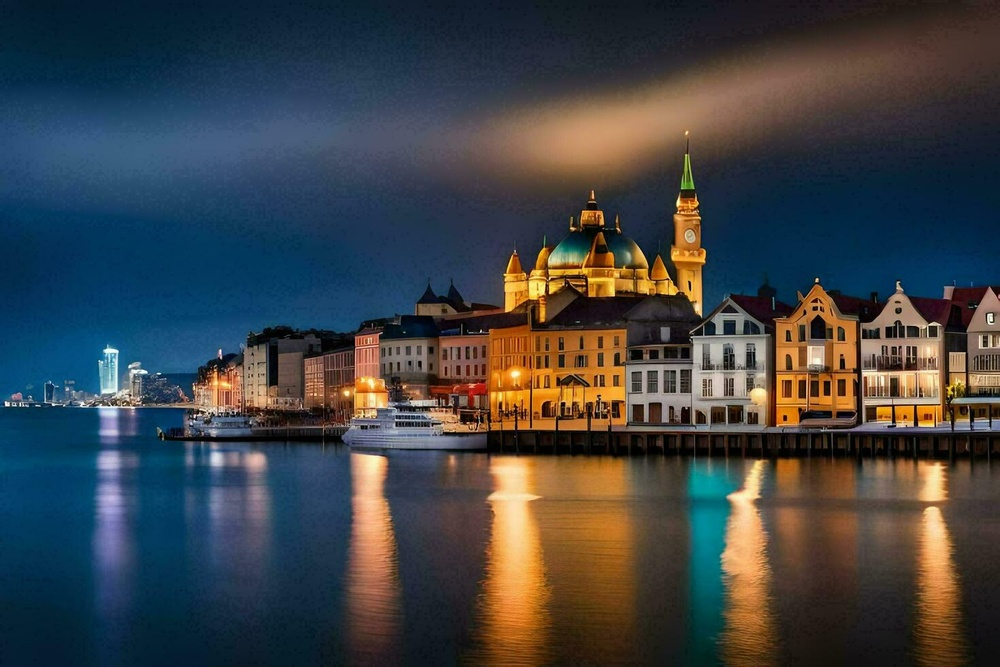
%> input picture primerParcial/practicas/Examen/dinamarca.jpg, 1000 x 667 px, shrunk from 1470 x 980 before the run
$ octave parte2.m   (GNU Octave 9; MATLAB toolbox functions it lacks are replaced by stand-ins)
%> lines starting %> are read from the running program, lines starting %| are printed output that depends on the picture; in (x1, y1, x2, y2) boxes, pixels count from 0 and x2, y2 are one past the last pixel; in counts of white or black regions, pixels touching at a corner belong together; the program's own positions count from 1
% Leer la imagen
img = imread('dinamarca.jpg');
%> img is the input picture: size 667x1000x3 uint8; mean R, G, B 62.6, 66.3, 69.2

% Obtener las dimensiones de la imagen
[rows, cols, ~] = size(img);
%> rows = 667; cols = 1000

% Crear una nueva imagen con el doble de tamaño
new_img = zeros(rows*2, cols*2, 3, 'uint8');

% Convertir la imagen a escala de grises y colocarla en el cuadrante superior izquierdo
new_img(1:rows, 1:cols, :) = repmat(rgb2gray(img), [1, 1, 3]);
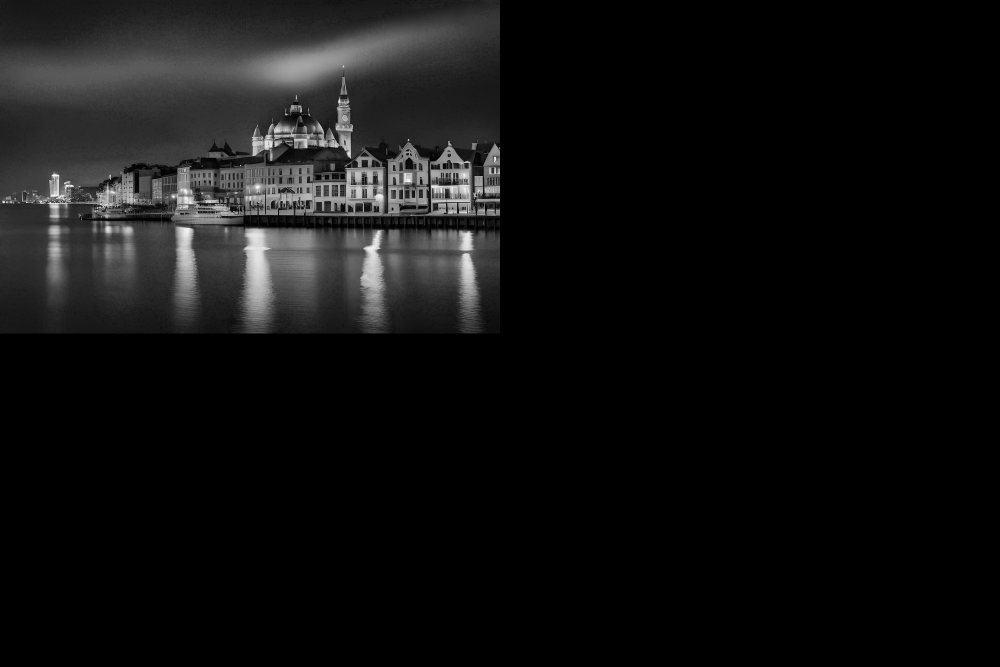
%> new_img: size 1334x2000x3 uint8 (shown at 1/2 size); min 0, max 255, mean 16.4

% Extraer el canal verde y colocarlo en el cuadrante superior derecho
new_img(1:rows, cols+1:end, 2) = img(:,:,2);
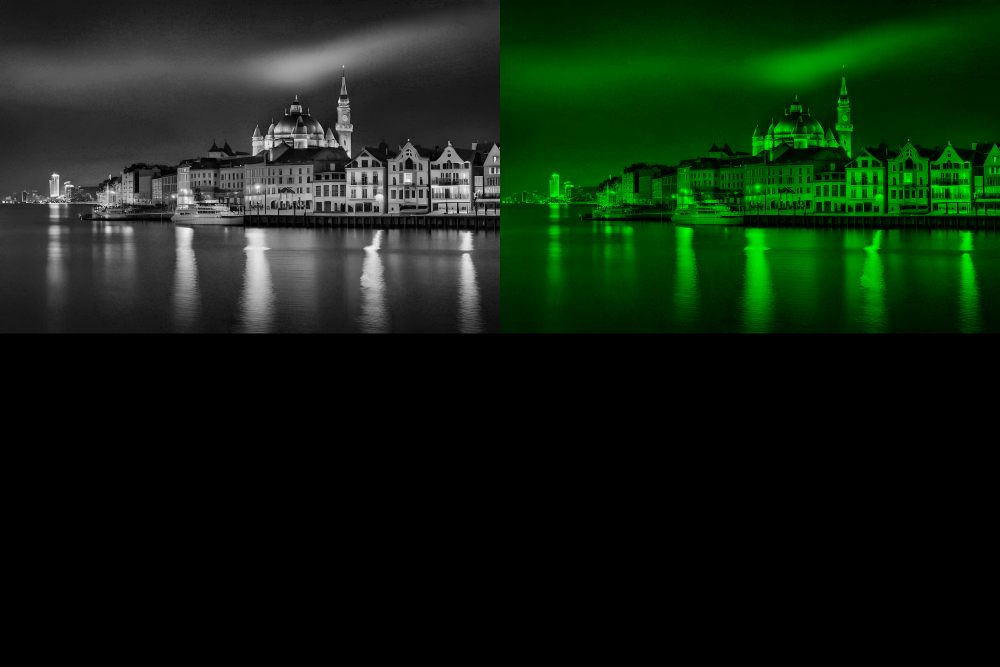
%> new_img: size 1334x2000x3 uint8 (shown at 1/2 size); mean R, G, B 16.4, 33, 16.4

% Extraer el canal rojo y colocarlo en el cuadrante inferior izquierdo
new_img(rows+1:end, 1:cols, 1) = img(:,:,1);
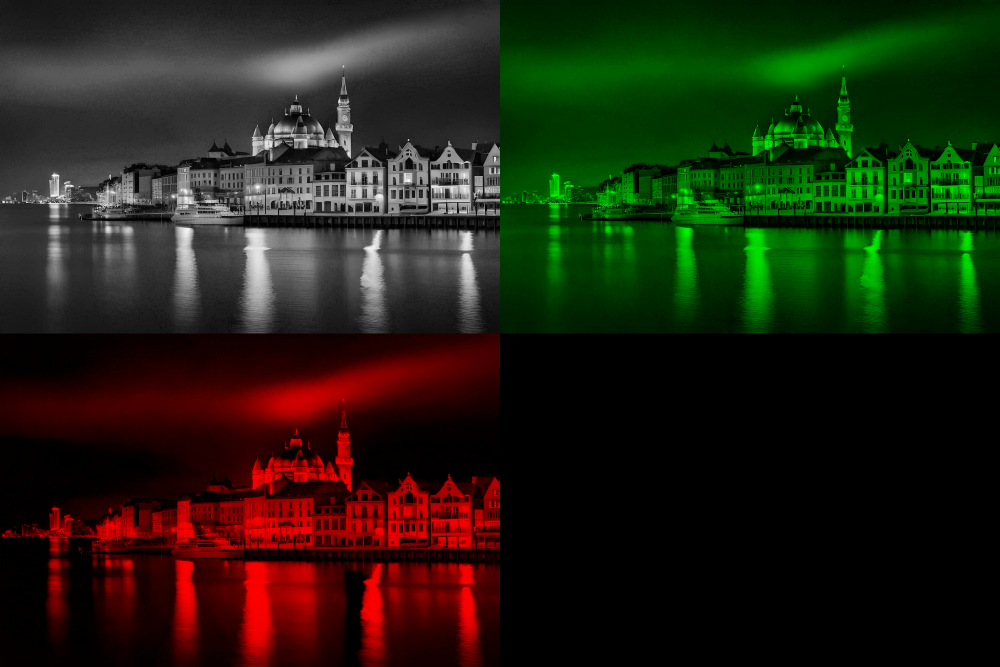
%> new_img: size 1334x2000x3 uint8 (shown at 1/2 size); mean R, G, B 32, 33, 16.4

% Convertir la imagen a binario y colocarla en el cuadrante inferior derecho
new_img(rows+1:end, cols+1:end, :) = repmat(imbinarize(rgb2gray(img)), [1, 1, 3]);
%> new_img: size 1334x2000x3 uint8; 4.77% of pixels changed, all inside (x1, y1, x2, y2) = (1004, 733, 2000, 1332)

% Mostrar la nueva imagen
imshow(new_img);
